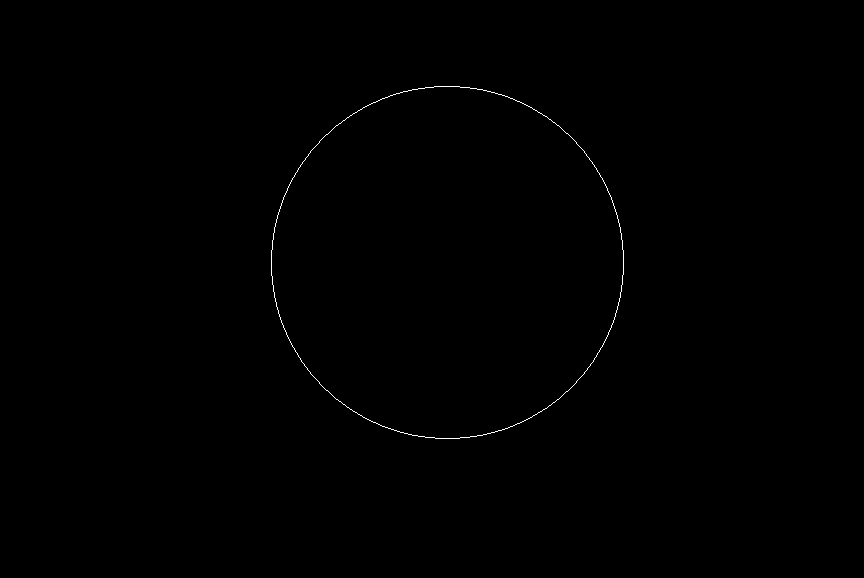
#> input picture Fractal Dimension/a.png, 864 x 578 px
$ python FractalDimension.py
#> lines starting #> are read from the running program, lines starting #| are printed output that depends on the picture; after the words box and inside, x2 and y2 are one past the last pixel; in counts of white or black regions, pixels touching at a corner belong together; long printed decimals are rounded
# -*- coding: utf-8 -*-
"""Segmentación A-Scan en bucle.ipynb

Automatically generated by Colaboratory.

Original file is located at
    https://colab.research.google.com/drive/19QS6RBkx5gHtxhsxUUeWVzKYtMq6kp68

Primero, cargamos librerías:
"""

import numpy as np
from matplotlib import pyplot as plt
import cv2
import os.path
from os import path
from PIL import Image
from scipy.optimize import curve_fit

"""Defino funciones para cargar y guardar imágenes. También puede usarse cv2, pero algunas funciones usan estas como subrutinas."""

imagen=cv2.imread("a.png",0) #tiene que ser mascara de ceros y unos
#> imagen: shape (578, 864); 0.2% white in thin lines or dots, all inside (x1, y1, x2, y2) = (271, 86, 624, 439)
sum_rows = np.sum(imagen,axis=0)
#> sum_rows = 864 values, max 6630 at index 271, min 0 at index 0, mean 294
sum_cols = np.sum(imagen,axis=1)
#> sum_cols = 578 values, max 6630 at index 86, min 0 at index 0, mean 439.4
iniciocolumnas=0
finalcolumnas=0
iniciofilas=0
finalfilas=0
for i in range(len(sum_rows)-1):
    if(sum_rows[i]==0 and sum_rows[i+1]!=0):
        iniciofilas=i+1
    elif(sum_rows[i]!=0 and sum_rows[i+1]==0):
        finalfilas=i
#> this loop made 863 passes
#> iniciofilas on pass 271: 271
#> finalfilas on pass 624: 623
for i in range(len(sum_cols)-1):
    if(sum_cols[i]==0 and sum_cols[i+1]!=0):
        iniciocolumnas=i+1
    elif(sum_cols[i]!=0 and sum_cols[i+1]==0):
        finalcolumnas=i+1
#> this loop made 577 passes
#> iniciocolumnas on pass 86: 86
#> finalcolumnas on pass 439: 439
if (finalcolumnas==0):
    finalcolumnas=imagen.shape[1]
if (finalfilas==0):
    finalfilas=imagen.shape[0]
tamano=[finalfilas-iniciofilas,finalcolumnas-iniciocolumnas]
#> tamano = [352, 353]
lado=np.max(tamano)
#> lado = 353
curva=imagen[iniciocolumnas:iniciocolumnas+lado,iniciofilas:iniciofilas+lado]
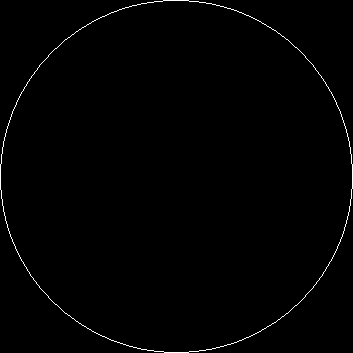
#> curva: shape (353, 353); 0.8% white in thin lines or dots
#cv2.imwrite("aislada.png",curva) Guarda la curva recortada

perimetro=0
perimetro=curva.sum()/255
#> perimetro = 996

dimension=np.log(perimetro)/np.log(lado)
#> dimension = 1.18
print(f"La dimensión de la curva es:{dimension}")
#| La dimensión de la curva es:1.177
